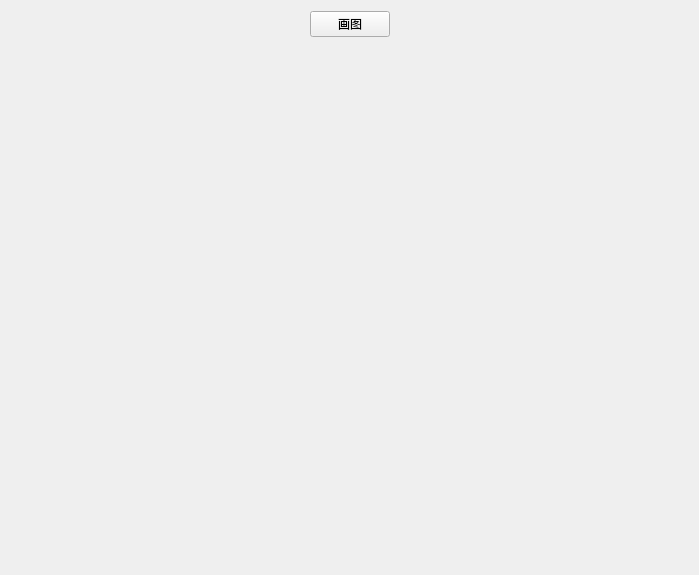
<?xml version="1.0" encoding="UTF-8"?>
<ui version="4.0">
 <class>Widget</class>
 <widget class="QWidget" name="Widget">
  <property name="geometry">
   <rect>
    <x>0</x>
    <y>0</y>
    <width>699</width>
    <height>575</height>
   </rect>
  </property>
  <property name="windowTitle">
   <string>Widget</string>
  </property>
  <layout class="QGridLayout" name="gridLayout">
   <item row="0" column="0">
    <spacer name="horizontalSpacer">
     <property name="orientation">
      <enum>Qt::Horizontal</enum>
     </property>
     <property name="sizeHint" stdset="0">
      <size>
       <width>292</width>
       <height>20</height>
      </size>
     </property>
    </spacer>
   </item>
   <item row="0" column="1">
    <widget class="QPushButton" name="pushButton">
     <property name="text">
      <string>画图</string>
     </property>
    </widget>
   </item>
   <item row="0" column="2">
    <spacer name="horizontalSpacer_2">
     <property name="orientation">
      <enum>Qt::Horizontal</enum>
     </property>
     <property name="sizeHint" stdset="0">
      <size>
       <width>291</width>
       <height>20</height>
      </size>
     </property>
    </spacer>
   </item>
   <item row="1" column="1">
    <spacer name="verticalSpacer">
     <property name="orientation">
      <enum>Qt::Vertical</enum>
     </property>
     <property name="sizeHint" stdset="0">
      <size>
       <width>20</width>
       <height>525</height>
      </size>
     </property>
    </spacer>
   </item>
  </layout>
 </widget>
 <resources/>
 <connections/>
</ui>
